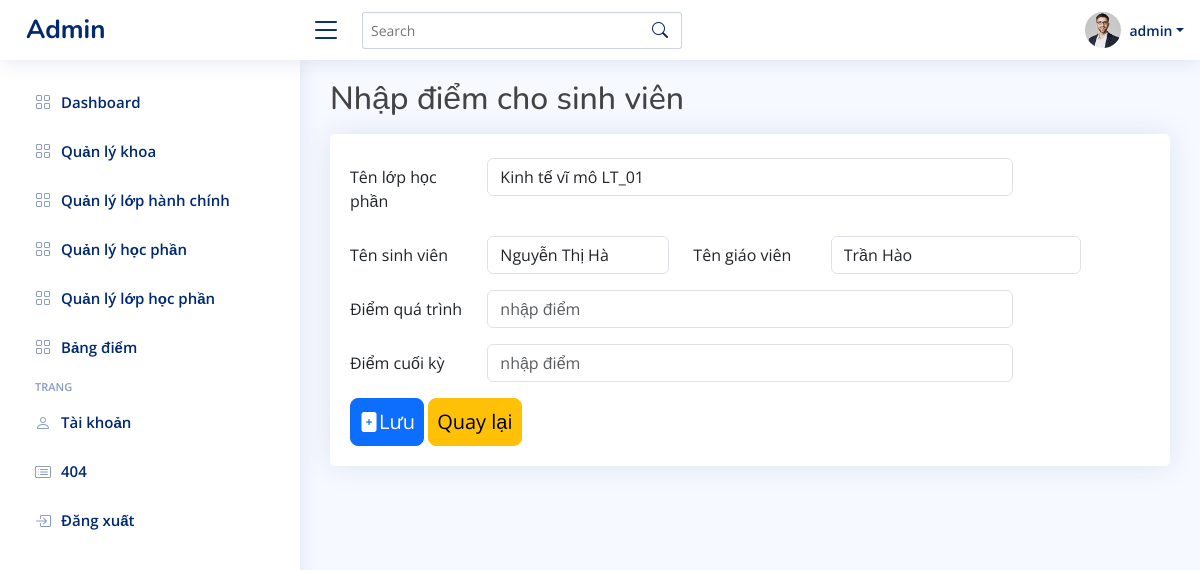
Page /admin/index.php?action=themdiem&madiem=53 (signed in) on the committed database.
### tables this page shows
CREATE TABLE `bangdiem` (
  `madiem` int(11) NOT NULL,
  `mahp` int(11) NOT NULL,
  `malhp` int(11) NOT NULL,
  `magv` int(11) NOT NULL,
  `masv` int(11) NOT NULL,
  `quatrinh` float DEFAULT NULL,
  `cuoiky` float DEFAULT NULL,
  `diemthilai` int(11) DEFAULT NULL,
  `sua` int(11) NOT NULL,
  `thilai` int(11) NOT NULL,
  `ngay_tao` varchar(255) NOT NULL,
  `ngay_sua` timestamp NOT NULL DEFAULT current_timestamp()
);

CREATE TABLE `qllophocphan` (
  `malhp` int(11) NOT NULL,
  `tenlhp` varchar(255) NOT NULL,
  `hoc_ky` int(11) NOT NULL,
  `mahp` int(11) NOT NULL
);

CREATE TABLE `usersv` (
  `idsv` int(11) NOT NULL,
  `usernamesv` varchar(50) NOT NULL,
  `password` varchar(255) NOT NULL,
  `email` varchar(100) NOT NULL,
  `sdt` int(11) NOT NULL,
  `diachi` varchar(255) NOT NULL,
  `congviec` varchar(255) NOT NULL,
  `gioithieu` text NOT NULL,
  `quoctich` varchar(255) NOT NULL,
  `malhc` int(11) NOT NULL,
  `created_at` timestamp NOT NULL DEFAULT current_timestamp() ON UPDATE current_timestamp()
);

CREATE TABLE `usergv` (
  `idgv` int(11) NOT NULL,
  `username` varchar(50) NOT NULL,
  `password` varchar(255) NOT NULL,
  `email` varchar(100) NOT NULL,
  `sdt` int(11) NOT NULL,
  `diachi` varchar(255) DEFAULT NULL,
  `created_at` varchar(255) NOT NULL
);

CREATE TABLE `users` (
  `id` int(11) NOT NULL,
  `username` varchar(50) NOT NULL,
  `password` varchar(255) NOT NULL,
  `email` varchar(100) NOT NULL,
  `created_at` timestamp NOT NULL DEFAULT current_timestamp() ON UPDATE current_timestamp()
);

### admin/modules/trungchuyen/quanlydanhmuctruyen/bangdiem/themdiem.php (the view)
<?php
$sql_themdiem= "SELECT *
                FROM bangdiem b
                JOIN usergv g
                ON b.magv = g.idgv
                JOIN qllophocphan P
                ON p.malhp = b.malhp
                JOIN usersv s
                ON s.idsv = b.masv
                WHERE b.madiem='$_GET[madiem]'LIMIT 1 ";
$query_themdiem = mysqli_query($mysqli,$sql_themdiem);
?>
<main id="main" class="main">
    <form method="POST" action="modules/trungchuyen/quanlydanhmuctruyen/bangdiem/xulydiem.php?madiem=<?php echo $_GET['madiem'] ?>" enctype="multipart/form-data">
    <div class="row pb-2">
        <h2>Nhập điểm cho sinh viên</h2>
    </div>
    <div class="row">
        <div class="col-12">
            <div class="card recend-sales overflow-auto">
                <div class="card-body mt-4">
                    <form method="post" asp-action="Edit">
                        <?php
                        while($dong = mysqli_fetch_array($query_themdiem)){
                        ?>
                        <div class="row mb-3">
                            <label class="col-sm-2 col-form-label">Tên lớp học phần</label>
                            <div class="col-sm-8">
                                <input asp-for="Name" value="<?php echo $dong['tenlhp'] ?>" type="text"  class="form-control" placeholder="Nhập" readonly >
                            </div>
                        </div>
                        <div class="row mb-3">
                            <label class="col-sm-2 col-form-label">Tên sinh viên</label>
                            <div class="col-sm-3">
                                <input asp-for="Name" value="<?php echo $dong['usernamesv'] ?>" type="text"  class="form-control" placeholder="Nhập" readonly>
                            </div>
                            <label class="col-sm-2 col-form-label">Tên giáo viên</label>
                            <div class="col-sm-4">
                                <input asp-for="Name" value="<?php echo $dong['username'] ?>" type="text"  class="form-control" placeholder="Nhập" readonly >
                            </div>
                        </div>
                        <div class="row mb-3">
                            <label class="col-sm-2 col-form-label">Điểm quá trình</label>
                            <div class="col-sm-8">
                                <input asp-for="Name" placeholder="nhập điểm" type="text" name="quatrinh" class="form-control" placeholder="Nhập" required>
                            </div>
                        </div>
                        <div class="row mb-3">
                            <label class="col-sm-2 col-form-label">Điểm cuối kỳ</label>
                            <div class="col-sm-8">
                                <input asp-for="Name" placeholder="nhập điểm" type="text" name="cuoiky" class="form-control" placeholder="Nhập" required>
                            </div>
                        </div>
                        <?php
                        }
                        ?>
                            <button type="submit" name="themdiem" class="btn btn-lg btn-primary p-2"><i class="bi bi-file-plus-fill"></i>Lưu</button>
                            <a  href="index.php?action=diem" asp-controller="BookCategory" asp-action="Index" class="btn btn-lg btn-warning p-2">Quay lại</a>
                    </form>
                </div>
            </div>
        </div>
    </div>
    </form>
</main>

### admin/modules/header.php (shortened to what this page needs)
<?php
$sql_danhsach = "SELECT *
               FROM users
               WHERE id LIMIT 1";
$query_danhsach = mysqli_query($mysqli,$sql_danhsach);
?>
<header id="header" class="header fixed-top d-flex align-items-center">
    <div class="d-flex align-items-center justify-content-between">
      <a href="http://localhost/cnpm/admin/" class="logo d-flex align-items-center">
        <span class="d-none d-lg-block">Admin</span>
      </a>
      <i class="bi bi-list toggle-sidebar-btn"></i>
    </div>
    <div class="search-bar">
      <form class="search-form d-flex align-items-center" method="POST" action="#">
        <input type="text" name="query" placeholder="Search" title="Enter search keyword">
        <button type="submit" title="Search"><i class="bi bi-search"></i></button>
      </form>
    </div>
    <nav class="header-nav ms-auto">
      <ul class="d-flex align-items-center">
     <li class="nav-item dropdown pe-3">
     <?php
          while($row = mysqli_fetch_array($query_danhsach)){
          ?>
          <a class="nav-link nav-profile d-flex align-items-center pe-0" href="#" data-bs-toggle="dropdown">
            <img src="assets/img/profile-img.jpg" alt="Profile" class="rounded-circle">
            <span class="d-none d-md-block dropdown-toggle ps-2"><?php echo $row['username'] ?></span>
          </a>
          <?php } ?>
     </li>
      </ul>
    </nav>
  </header>

### admin/assets/css/style.css (style rules this page uses)
:root { scroll-behavior: smooth; }
body { font-family: "Open Sans", sans-serif; background: #f6f9ff; color: #444444; }
a { color: #4154f1; text-decoration: none; }
h1, h2, h3, h4, h5, h6 { font-family: "Nunito", sans-serif; }
#main { margin-top: 60px; padding: 20px 30px; transition: all 0.3s; }
.card { margin-bottom: 30px; border: none; border-radius: 5px; box-shadow: 0px 0 30px rgba(1, 41, 112, 0.1); }
.card-body { padding: 0 20px 20px 20px; }
.logo { line-height: 1; }
@media (min-width: 1200px) { .logo { width: 280px; } }
.logo span { font-size: 26px; font-weight: 700; color: #012970; font-family: "Nunito", sans-serif; }
.header { transition: all 0.5s; z-index: 997; height: 60px; box-shadow: 0px 2px 20px rgba(1, 41, 112, 0.1); background-color: #fff; padding-left: 20px; }
.header .toggle-sidebar-btn { font-size: 32px; padding-left: 10px; cursor: pointer; color: #012970; }
.header .search-bar { min-width: 360px; padding: 0 20px; }
.header .search-form { width: 100%; }
.header .search-form input { border: 0; font-size: 14px; color: #012970; border: 1px solid rgba(1, 41, 112, 0.2); padding: 7px 38px 7px 8px; border-radius: 3px; transition: 0.3s; width: 100%; }
.header .search-form button { border: 0; padding: 0; margin-left: -30px; background: none; }
.header .search-form button i { color: #012970; }
.header-nav ul { list-style: none; }
.header-nav>ul { margin: 0; padding: 0; }
.header-nav .nav-profile { color: #012970; }
.header-nav .nav-profile img { max-height: 36px; }
.header-nav .nav-profile span { font-size: 14px; font-weight: 600; }
@media (min-width: 1200px) { #main, #footer { margin-left: 300px; } }

### rows in the picture
bangdiem: malhp.tenlhp "Kinh tế vĩ mô LT_01", masv.usernamesv "Nguyễn Thị Hà", magv.username "Trần Hào"
users: username "admin"
